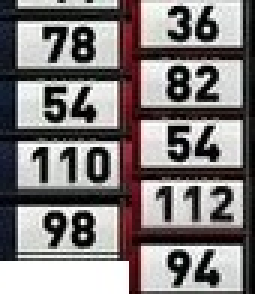
#> input picture Photos/GenPhotos/GenGameScore.jpg, 85 x 98 px (shown 3 times larger)
$ python -i OcrNumberDetect.py   (imports and definitions only)   (older library calls are emulated)
#> lines starting #> are read from the running program, lines starting #| are printed output that depends on the picture
# BH_Program/Analyzers/VideoAnalayzers/OcrNumberDetect.py

import cv2
import numpy as np
import operator
import os

MIN_CONTOUR_AREA = 10
RESIZED_IMAGE_WIDTH = 20
RESIZED_IMAGE_HEIGHT = 30
FILE_TO_TEST = " "


class ContourWithData():
    npaContour = None  # contour
    boundingRect = None  # bounding rect for contour
    intRectX = 0  # bounding rect top left corner x location
    intRectY = 0  # bounding rect top left corner y location
    intRectWidth = 0  # bounding rect width
    intRectHeight = 0  # bounding rect height
    fltArea = 0.0  # area of contour

    # [6 lines left out: function calculateRectTopLeftPointAndWidthAndHeight, not called in this run]

    def checkIfContourIsValid(self):
        if self.fltArea < MIN_CONTOUR_AREA: return False
        return True


class NumberOCR:

    def __init__(self, type='type0'):
        self.type = type
        self.npaClassifications = np.loadtxt("OcrFile/{0}classifications.txt".format(type),
                                             np.float32)  # read in training classifications
        self.npaFlattenedImages = np.loadtxt("OcrFile/" + type + "flattened_images.txt",
                                             np.float32)  # read in training images
        npaClassifications = self.npaClassifications.reshape(
            (self.npaClassifications.size, 1))  # reshape numpy array to 1d, necessary to pass to call to train
        self.kNearest = cv2.ml.KNearest_create()  # instantiate KNN object
        self.kNearest.train(self.npaFlattenedImages, cv2.ml.ROW_SAMPLE, npaClassifications)

    # [56 lines left out: function imageToString, not called in this run]


# [2 lines not run here, left out]
    # [7 lines of commented-out code are left out]

>>> import cv2
>>> picture = cv2.imread('../../../Photos/GenPhotos/GenGameScore.jpg', cv2.IMREAD_GRAYSCALE)
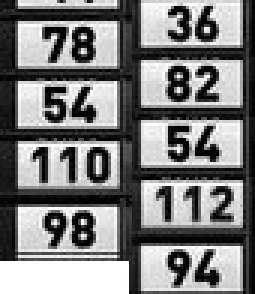
#> picture: shape (98, 85) (shown 3 times larger); min 0, max 255, mean 126.6
>>> result = NumberOCR().imageToString(picture)
#> (the run stopped early here; a loop or call above may not have finished)

$ run again, on Photos/GenPhotos/bscap0003.jpg
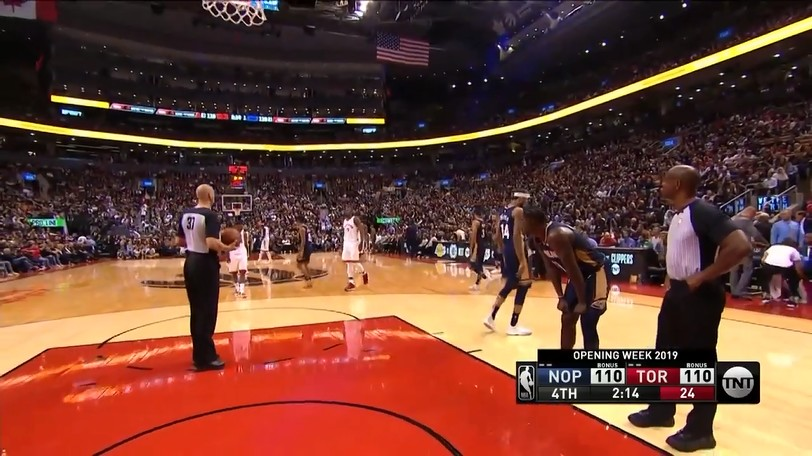
#> input picture Photos/GenPhotos/bscap0003.jpg, 812 x 456 px
#> `picture = cv2.imread('../../../Photos/GenPhotos/GenGameScore.jpg', cv2..`:
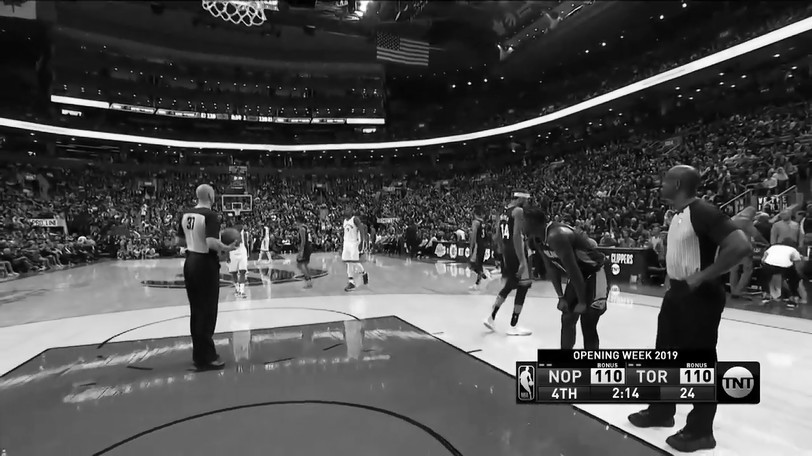
#> picture: shape (456, 812); min 0, max 255, mean 79.4
